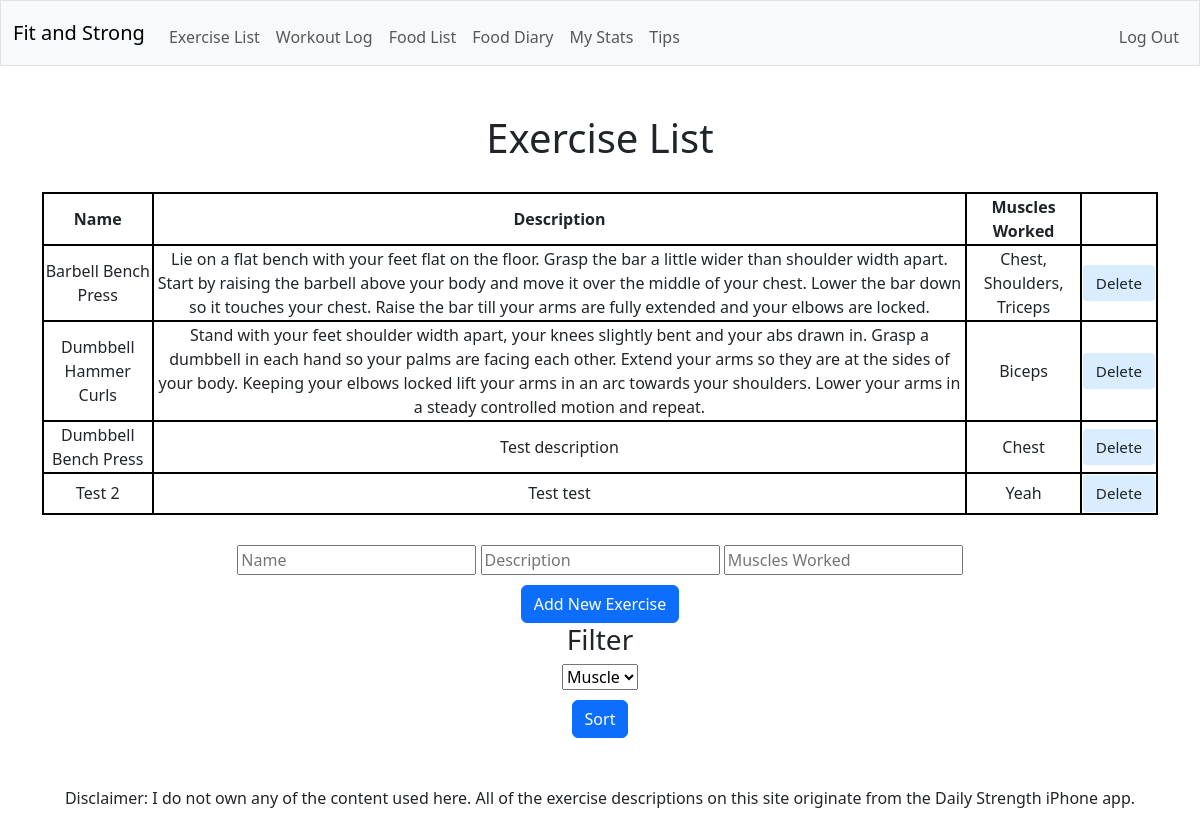
/exerciselist (signed in), run on an earlier commit of the app's database.
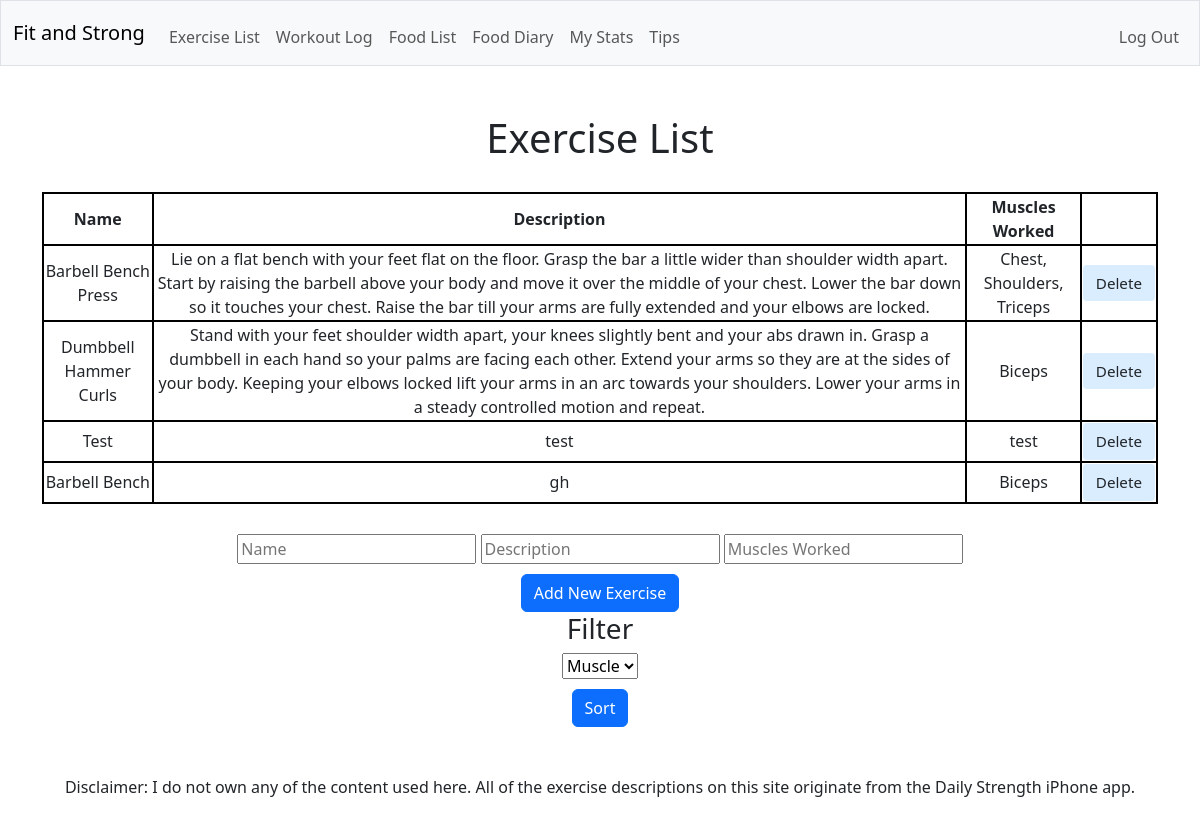
And on a later commit of the database.
### tables this page shows
CREATE TABLE "exercises" (
  "id" INTEGER,
  "name" TEXT NOT NULL,
  "description" TEXT NOT NULL,
  "muscles_used" TEXT NOT NULL,
  PRIMARY KEY("id")
);

### app.py (the view)
@app.route("/exerciselist", methods=["GET", "POST"])
@login_required
def exerciselist():
    if request.method == "POST":
      name = request.form.get("exercise-name")
      desc = request.form.get("exercise-desc")
      muscles = request.form.get("exercise-muscles")
      db.execute(
        """INSERT INTO "exercises" ("name", "description", "muscles_used")
        VALUES (?, ?, ?)""",
        name, desc, muscles
      )
      return redirect("/exerciselist")
    else:
      exercises = db.execute("SELECT * FROM exercises;")
      return render_template("exerciselist.html", exercises=exercises)

### app.py (called while the page is built)
def login_required(f):
    @wraps(f)
    def decorated_function(*args, **kwargs):
        if session.get("user_id") is None:
            return redirect("/login")
        return f(*args, **kwargs)
    return decorated_function

### templates/exerciselist.html (shortened to what this page needs)
{% extends "layout.html" %}
{% block main %}
  <h1>Exercise List</h1>
  <table>
    <thead>
        <tr>
            <th>Name</th>
            <th>Description</th>
            <th>Muscles Worked</th>
        </tr>
    </thead>
    <tbody>
        {% for exercise in exercises %}
        <tr>
            <td>{{ exercise.name }}</td>
            <td>{{ exercise.description }}</td>
            <td>{{ exercise.muscles_used }}</td>
            <td>
                <form action="/deleteexercise/{{ exercise.id }}" method="post">
                <input class="btn" type="submit" name="delete" value="Delete">
                </form>
            </td>
        </tr>
        {% endfor %}
    </tbody>
</table>
<form action="/exerciselist" method="post">
  <div>
      <input autocomplete="off" autofocus name="exercise-name" placeholder="Name" type="text">
      <input autocomplete="off" name="exercise-desc" placeholder="Description" type="text">
      <input autocomplete="off" name="exercise-muscles" placeholder="Muscles Worked" type="text">
  </div>
  <button type="submit" class="btn btn-primary">Add New Exercise</button>
</form>
<h3>Filter</h3>
<form action="/filteredexerciselist" method="get">
  <div>
      <select name="musclefilter">
          <option disabled selected value="">Muscle</option>
      </select>
  </div>
  <button type="submit" class="btn btn-primary">Sort</button>
</form>
{% endblock %}

What changed in the data, as far as the page shows it:
removed exercises: name "Dumbbell Bench Press", description "Test description", muscles_used "Chest"
removed exercises: name "Test 2", description "Test test", muscles_used "Yeah"
added exercises: name "Test", description "test", muscles_used "test"
added exercises: name "Barbell Bench", description "gh", muscles_used "Biceps"
